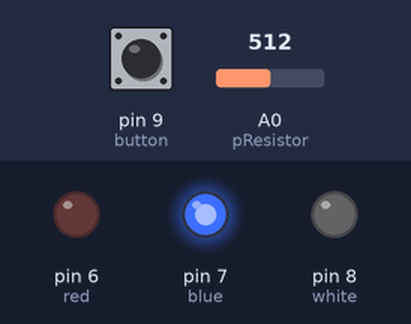
Recording of a sketch running on a simulated Arduino Uno, built with avr-gcc and run on an emulated ATmega328P. Parts: output pins drawn as LEDs (lit = HIGH). The test bench sets the inputs (shaded band); at power-on: A0 (pResistor) = 512, pin 9 (button) LOW.

Above: at 1.2 s.
1.3 s: A0 (pResistor) set to 500
At 1.8 s:
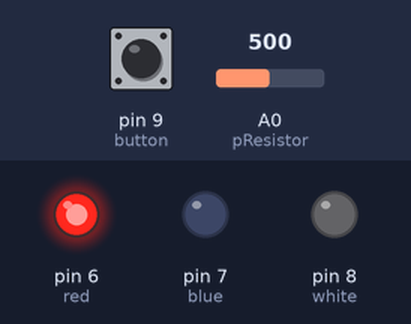
2.8 s: pin 9 (button) pulled HIGH for 0.15 s
At 2.87 s:
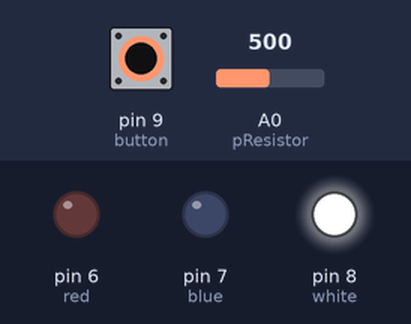
4.4 s: pin 9 (button) pulled HIGH for 3.2 s
At 8.8 s:
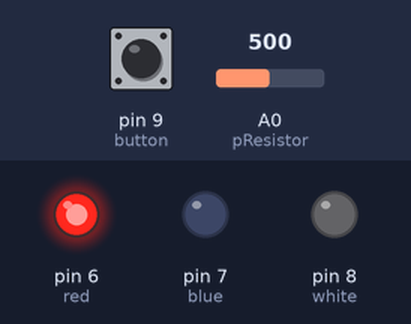
9.1 s: A0 (pResistor) set to 511
At 10.2 s:
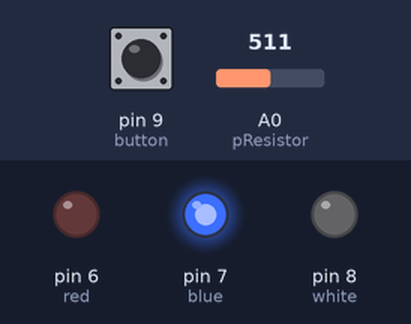
Timing chart, 0 to 11.6 s (numbered marks = the images above; inputs shaded):
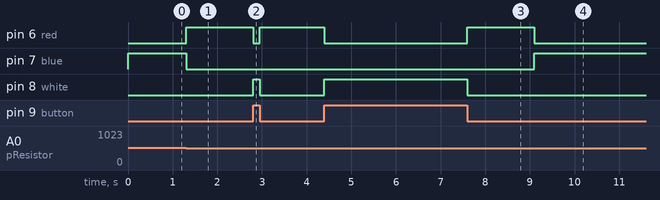

Measured:
- the behaviour switches between 510 and 509 on A0 (pResistor) (found by bisection; images 0 and 1)
- after the input at 1.3 s, pin 6 (red): LOW → HIGH at once; pin 7 (blue): HIGH → LOW at once
- after the input at 2.8 s, pin 6 (red): HIGH → LOW at once, → HIGH 0.15 s later; pin 8 (white): LOW → HIGH at once, → LOW 0.15 s later
- after the input at 4.4 s, pin 6 (red): HIGH → LOW at once, → HIGH 3.2 s later; pin 8 (white): LOW → HIGH at once, → LOW 3.2 s later
- after the input at 9.1 s, pin 6 (red): HIGH → LOW at once; pin 7 (blue): LOW → HIGH at once

The sketch:

SafeLight.ino
```cpp
int blue = 7;
int red = 6;
int white = 8;
int button = 9;
int butState = 0;

//Constants
const int pResistor = A0; // Photoresistor at Arduino analog pin A0
//Variables
int value;          // Store value from photoresistor (0-1023)

void setup(){
 pinMode(blue, OUTPUT);
 pinMode(red, OUTPUT);
 pinMode(white, OUTPUT);
 pinMode(button, INPUT);
 pinMode(pResistor, INPUT);// Set pResistor - A0 pin as an input (optional)
 Serial.begin(9600);
}


void loop(){
  butState = digitalRead(button);

  value = analogRead(pResistor);
  value/= 10;
  /*Serial.println(value);
  delay(500);*/

  if(butState == HIGH){
    digitalWrite(blue, LOW);
    digitalWrite(red, LOW);
    digitalWrite(white, HIGH);
  }

  if(value > 50 && butState != HIGH){
    digitalWrite(blue, HIGH);
    digitalWrite(red, LOW);
    digitalWrite(white, LOW);
  }
  else if(value <= 50 && butState != HIGH){
    digitalWrite(blue, LOW);
    digitalWrite(red, HIGH);
    digitalWrite(white, LOW);
  }

}
```
